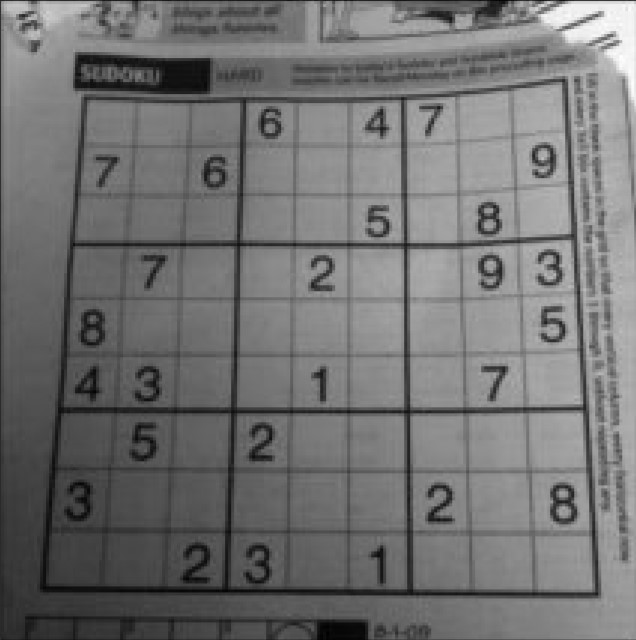
#> input picture img/shudu.jpg, 636 x 640 px, found by its file name
$ python 22-2.py
#> lines starting #> are read from the running program, lines starting #| are printed output that depends on the picture
import cv2
import numpy as np
from matplotlib import pyplot as plt
img = cv2.imread('img/shudu.jpg',0)
#> img is the input picture: shape (640, 636); min 0, max 255, mean 113.6
'''
#flatten() 将数组变成一维
hist,bins = np.histogram(img.flatten(),256,[0,256])
# 计算累积分布图
cdf = hist.cumsum()
cdf_normalized = cdf * hist.max()/ cdf.max()

# 构建 Numpy 掩模数组，cdf 为原数组，当数组元素为 0 时，掩盖（计算时被忽略）。
cdf_m = np.ma.masked_equal(cdf,0)
cdf_m = (cdf_m - cdf_m.min())*255/(cdf_m.max()-cdf_m.min())
# 对被掩盖的元素赋值，这里赋值为 0
cdf = np.ma.filled(cdf_m,0).astype('uint8')
img2 = cdf[img]

#显示均衡过后的图片
# plt.imshow(img2,cmap = 'gray')
# plt.title('Original Image')
# plt.show()

#flatten() 将数组变成一维
hist,bins = np.histogram(img2.flatten(),256,[0,256])
# 计算累积分布图
cdf = hist.cumsum()
cdf_normalized = cdf * hist.max()/ cdf.max()

plt.plot(cdf_normalized, color = 'b')
plt.hist(img.flatten(),256,[0,256], color = 'r')
plt.xlim([0,256])
plt.legend(('cdf','histogram'), loc = 'upper left')
plt.show()
'''
'''
equ = cv2.equalizeHist(img)
res = np.hstack((img,equ))
cv2.imshow('result',res)
cv2.waitKey(0)
cv2.destroyAllWindow()
'''

# create a CLAHE object (Arguments are optional).
# 不知道为什么我没好到 createCLAHE 这个模块
clahe = cv2.createCLAHE(clipLimit=2.0, tileGridSize=(8,8))
cl1 = clahe.apply(img)
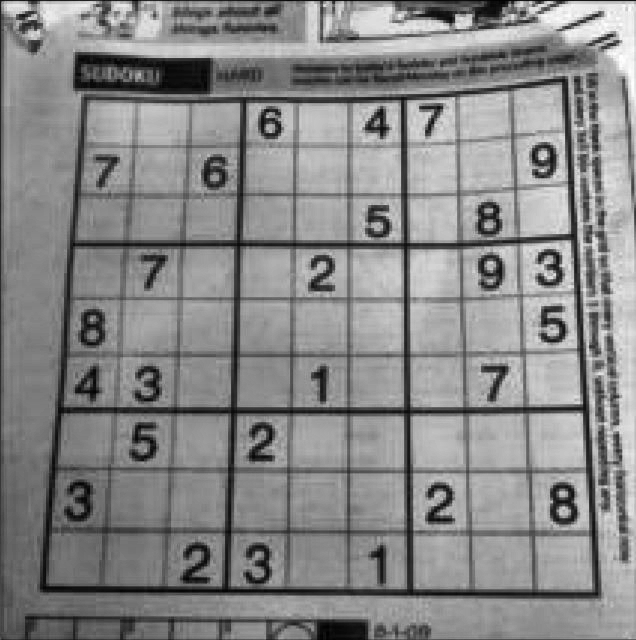
#> cl1: shape (640, 636); min 0, max 255, mean 135.3
cv2.imshow('result',cl1)
cv2.waitKey(0)
#> (the run stopped early here; a loop or call above may not have finished)

$ run again, with img/apple.jpg copied over img/shudu.jpg
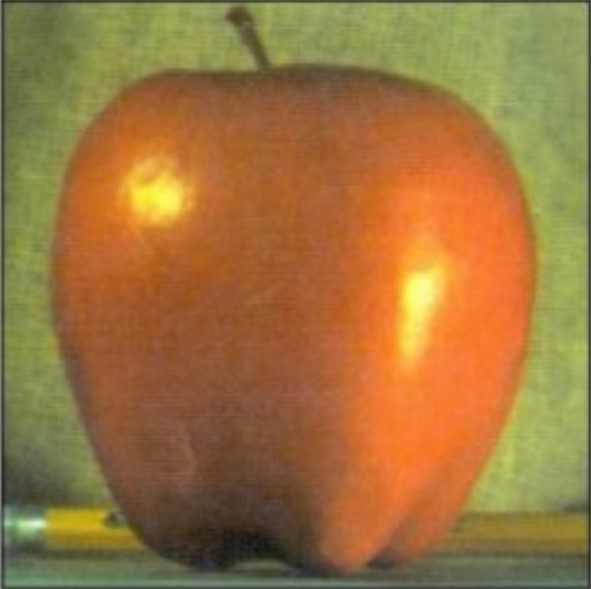
#> input picture img/apple.jpg, 591 x 589 px, found by its file name
#> `img = cv2.imread('img/shudu.jpg',0)`:
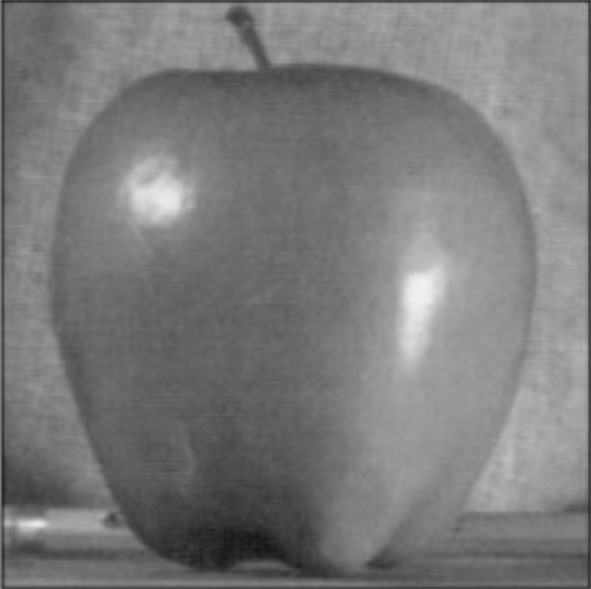
#> img: shape (589, 591); min 19, max 241, mean 122.3
#> `cl1 = clahe.apply(img)`:
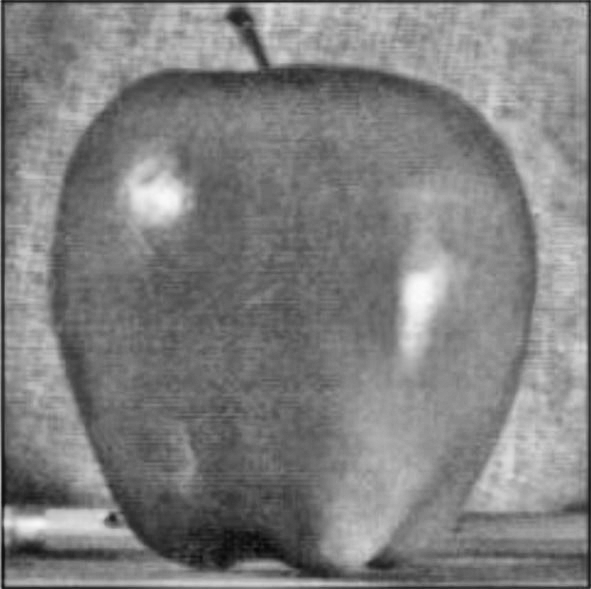
#> cl1: shape (589, 591); min 8, max 250, mean 127.7
